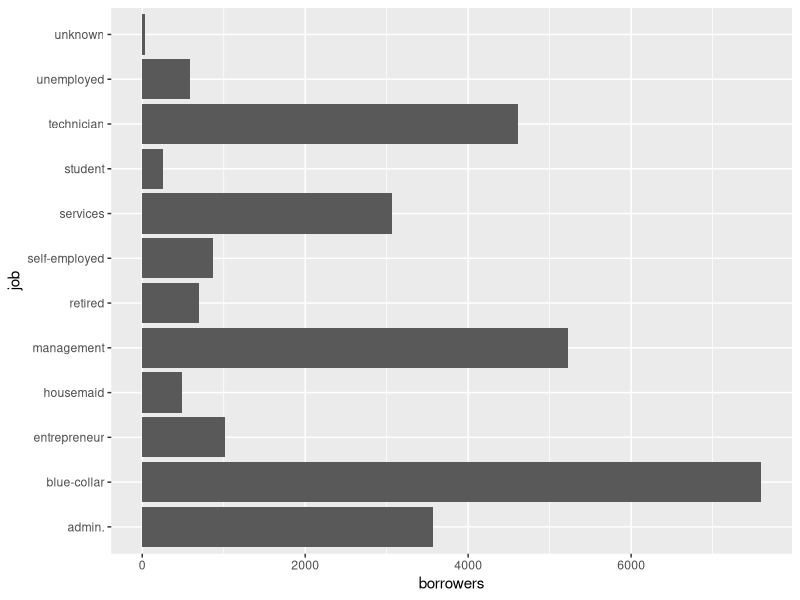
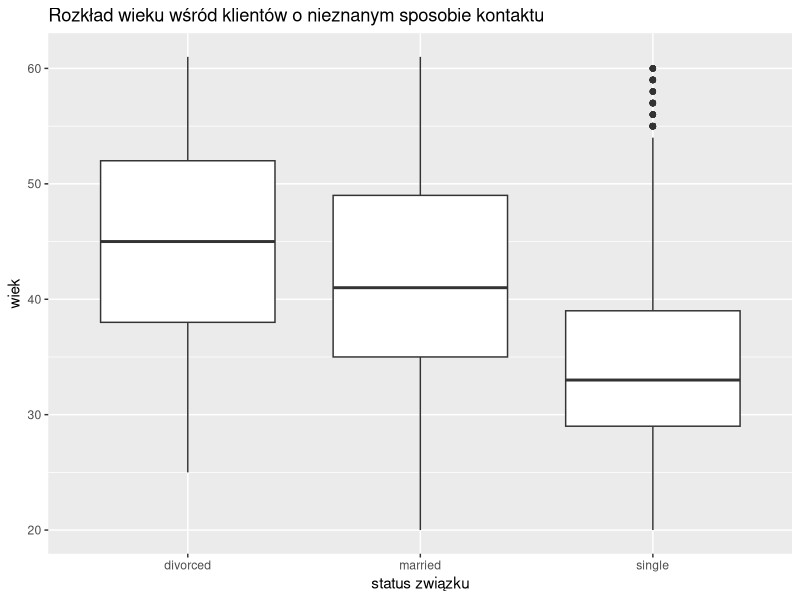
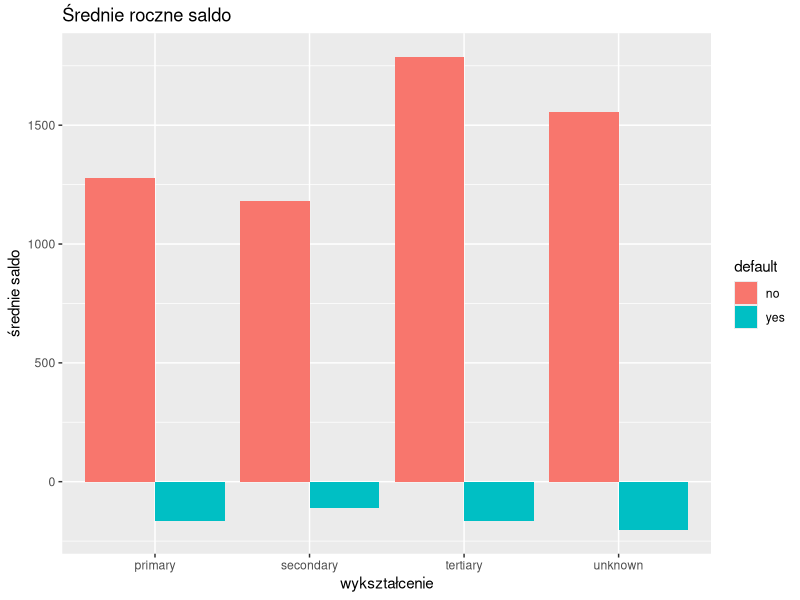
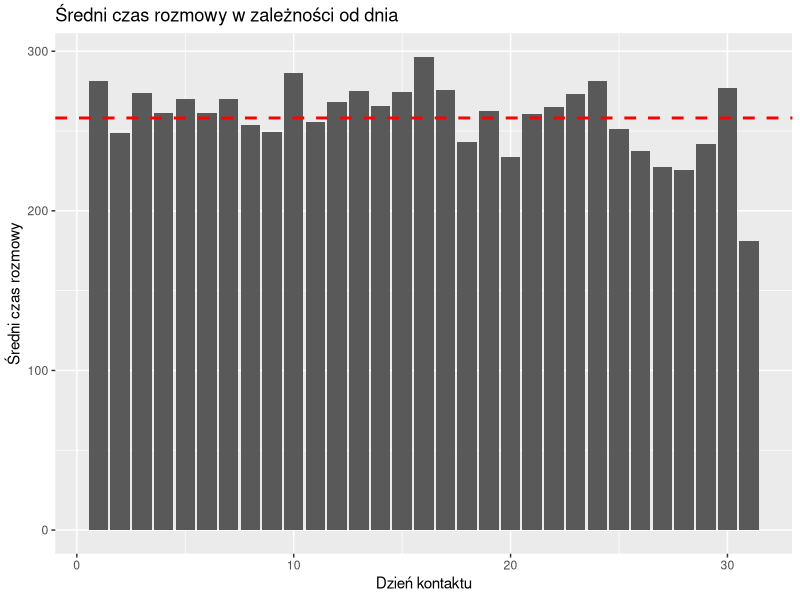
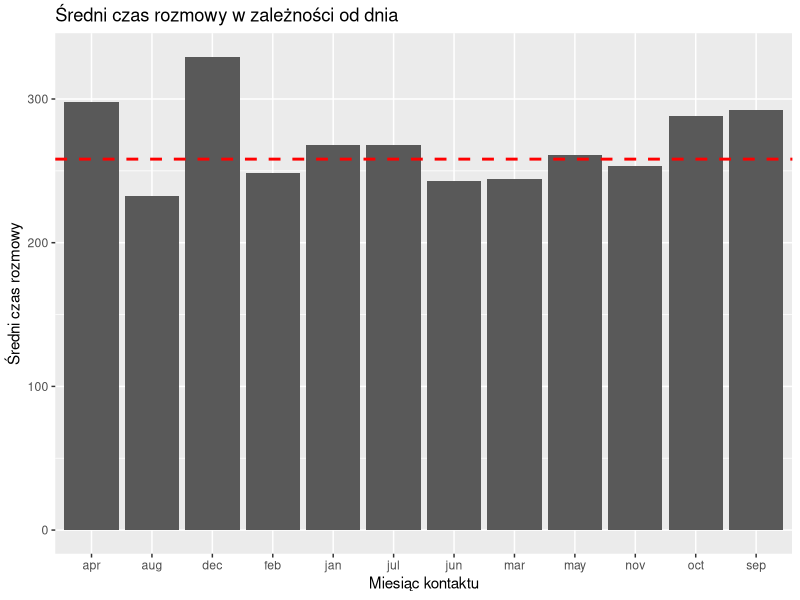
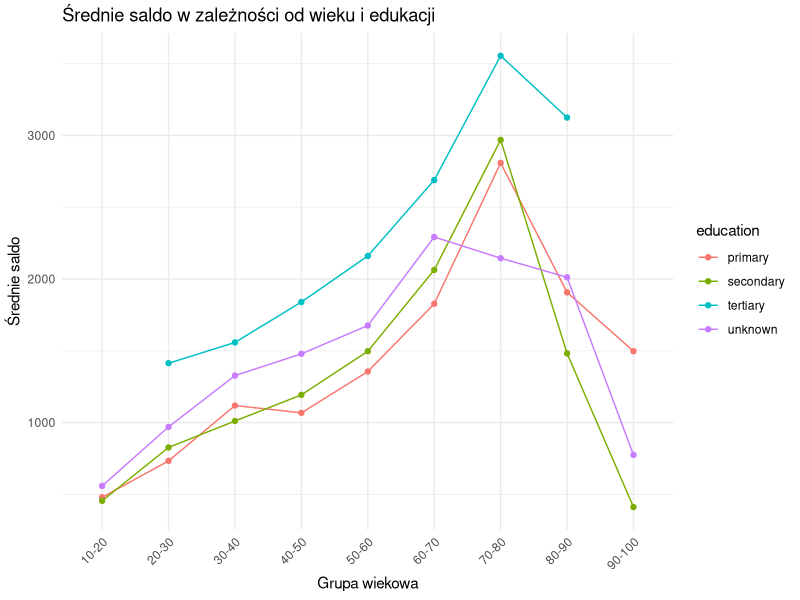
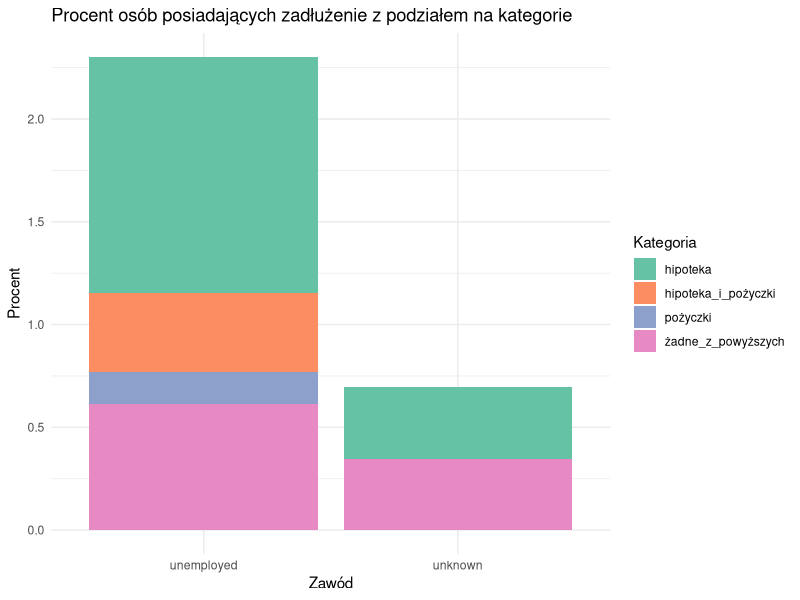

Reproduce these figures in R, in order.
## ---- chunk 1
knitr::opts_chunk$set(echo = TRUE)
library(dplyr)
library(ggplot2)
library(tidyr)

### Wczytanie danych
df <- read.csv("dane.csv")

## ---- chunk 2

# Tu umieść kod do wygenerowania odpowiedzi do zadania.
zad1 <- df %>% 
  filter(housing=="yes" | loan=="yes") %>% 
  group_by(job) %>% 
  summarise(borrowers=n())

plot1 <- ggplot(zad1, aes(x = borrowers, y = job))+geom_col()
plot1
## ---- chunk 3

# Tu umieść kod do wygenerowania odpowiedzi do zadania.
zad2 <- df %>% 
  filter(contact=="unknown") %>% 
  select(age,marital)

plot2 <-ggplot(zad2, aes(x = marital, y = age))+geom_boxplot()+ labs(title = "Rozkład wieku wśród klientów o nieznanym sposobie kontaktu",              y = "wiek",
       x = "status związku")
plot2

## ---- chunk 4

# Tu umieść kod do wygenerowania odpowiedzi do zadania.
zad3 <- df %>% 
  select(balance,education,default) %>%
  group_by(education,default) %>% 
  summarise(balance=mean(balance))
plot3 <- ggplot(zad3, aes(x = education, y = balance, fill = default)) + geom_col(position = "dodge") + labs(title = "Średnie roczne saldo",              x = "wykształcenie",
       y = "średnie saldo")
plot3
## ---- chunk 5

# Tu umieść kod do wygenerowania odpowiedzi do zadania.
średnia <- mean(df$duration)
plot4.1 <- df %>% 
  group_by(day) %>% 
  summarise(sredni_czas_rozmowy=mean(duration)) %>% 
  ggplot(aes(x=day, y=sredni_czas_rozmowy))+
  geom_col()+
  geom_hline(yintercept = średnia, color = "red", linetype = "dashed", linewidth = 1)+
  labs(title = "Średni czas rozmowy w zależności od dnia",
       x = "Dzień kontaktu",
       y = "Średni czas rozmowy")
plot4.2 <- df %>% 
  group_by(month) %>% 
  summarise(sredni_czas_rozmowy=mean(duration)) %>% 
  ggplot(aes(x=month, y=sredni_czas_rozmowy))+
  geom_col()+
  geom_hline(yintercept = średnia, color = "red", linetype = "dashed", linewidth = 1)+
  labs(title = "Średni czas rozmowy w zależności od dnia",
       x = "Miesiąc kontaktu",
       y = "Średni czas rozmowy")
plot4.1
plot4.2
## ---- chunk 6
test <- df %>% select(age,balance,education) %>%filter(balance>60000) # widzimy, że 8 na 45221 obserwacji spełnia warunek, że balance>60000 zatem możemy je traktować jako odstające wartości skrajne, które w znaczącym stopniu wpływają na wykres średniej dlatego pozwolę sobie je wyrzucić z próbki
zad5 <- df %>%
  select(education,balance,age) %>% 
  mutate(grupa_wiekowa=cut(age, breaks = seq(0, 100, by = 10),right = FALSE,labels = paste(seq (0, 90, 10), seq(10, 100, 10), sep = "-")))%>% 
  filter(balance<60000) %>% 
  group_by(education,grupa_wiekowa) %>% 
  summarise(średnie=mean(balance))

plot5 <- ggplot(zad5, aes(x = grupa_wiekowa, y = średnie, colour = education,group = education)) +
  geom_line() + 
  geom_point() + 
  labs(x = "Grupa wiekowa", y = "Średnie saldo", title = "Średnie saldo w zależności od wieku i edukacji") +
  theme_minimal() +
  theme(axis.text.x = element_text(angle = 45, hjust = 1))

plot5
## ---- chunk 7

# Tu umieść kod do wygenerowania odpowiedzi do zadania.
zad6 <-  df %>%
  filter(job=="unknown"|job=="unemployed") %>% 
  select(job,default,loan,housing) %>% 
  group_by(job) %>% 
  summarise(hipoteka=sum(default=="yes"&housing=="yes"&loan=="no")/n()*100,pożyczki=sum(default=="yes"& housing=="no"& loan=="yes")/n()*100,hipoteka_i_pożyczki=sum(default=="yes"& housing=="yes" & loan=="yes")/n()*100,żadne_z_powyższych=sum(default=="yes"&housing=="no"&loan=="no")/n()*100) %>% 
   pivot_longer(cols = c(hipoteka, pożyczki, hipoteka_i_pożyczki, żadne_z_powyższych), names_to = "Kategoria", values_to = "Procent")
plot6 <- ggplot(zad6, aes(x = job, y = Procent, fill = Kategoria)) +
  geom_bar(stat = "identity") +
  labs(
    title = "Procent osób posiadających zadłużenie z podziałem na kategorie",
    x = "Zawód",
    y = "Procent",
    fill = "Kategoria"
  ) +
  theme_minimal() +
  scale_fill_brewer(palette = "Set2")
plot6
